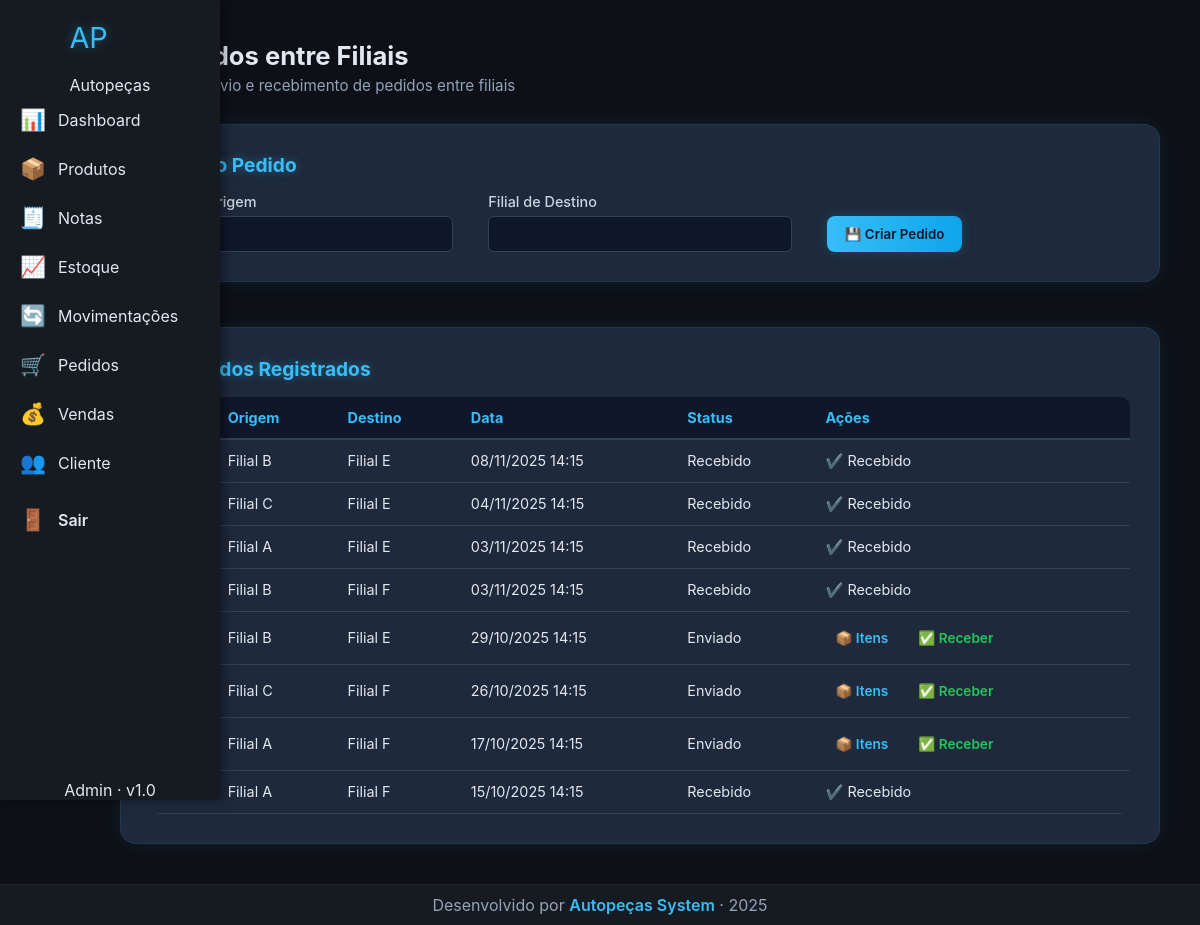
The app's page /pedidos (signed in) with its own data.
### models.py (models this page shows, shortened)
class Pedido(db.Model):
    id = db.Column(db.Integer, primary_key=True)
    origem = db.Column(db.String(50), nullable=False)
    destino = db.Column(db.String(50), nullable=False)
    data = db.Column(db.DateTime, default=datetime.utcnow)
    status = db.Column(
        db.String(20), default="Pendente"
    )  # Pendente / Enviado / Recebido
    itens = db.relationship("ItemPedido", backref="pedido", lazy=True)

### app.py (the view, shortened to what this page needs)
@app.route("/pedidos", methods=["GET", "POST"])
@login_required
def pedidos():
    lista = Pedido.query.order_by(Pedido.data.desc()).all()
    return render_template("pages/pedidos/pedidos.html", pedidos=lista)

### app.py (called while the page is built)
@app.context_processor
def inject_globals():
    return {
        "current_year": datetime.now().year,
        "user": session.get("user"),
    }

def login_required(f):
    @wraps(f)
    def decorated(*args, **kwargs):
        if "user" not in session:
            return redirect(url_for("login"))
        return f(*args, **kwargs)
    return decorated

### templates/pages/pedidos/pedidos.html (shortened to what this page needs)
{% extends 'base.html' %}
{% set css = 'forms.css' %}
{% block content %}
<section class="page-header">
  <h1>🚚 Pedidos entre Filiais</h1>
  <p class="muted">Gerencie o envio e recebimento de pedidos entre filiais</p>
</section>
<div class="grid-container">
  <div class="card">
    <h2>📝 Novo Pedido</h2>
    <form method="POST" class="form-grid">
      <div class="form-group">
        <label>Filial de Origem</label>
        <input type="text" name="origem" required>
      </div>
      <div class="form-group">
        <label>Filial de Destino</label>
        <input type="text" name="destino" required>
      </div>
      <div class="form-actions">
        <button type="submit" class="btn-primary">💾 Criar Pedido</button>
      </div>
    </form>
  </div>
  <div class="card">
    <h2>📋 Pedidos Registrados</h2>
    <table class="data-table">
      <thead>
        <tr>
          <th>ID</th>
          <th>Origem</th>
          <th>Destino</th>
          <th>Data</th>
          <th>Status</th>
          <th>Ações</th>
        </tr>
      </thead>
      <tbody>
        {% for p in pedidos %}
        <tr>
          <td>{{ p.id }}</td>
          <td>{{ p.origem }}</td>
          <td>{{ p.destino }}</td>
          <td>{{ p.data.strftime('%d/%m/%Y %H:%M') }}</td>
          <td>{{ p.status }}</td>
          <td>
            {% if p.status != 'Recebido' %}
            <a href="{{ url_for('itens_pedido', pedido_id=p.id) }}" class="btn-action edit">📦 Itens</a>
            <a href="{{ url_for('receber_pedido', id=p.id) }}" class="btn-action receber">✅ Receber</a>
            {% else %}
            ✔️ Recebido
            {% endif %}
          </td>
        </tr>
        {% endfor %}
      </tbody>
    </table>
  </div>
</div>
{% endblock %}

### static/css/style.css (style rules this page uses)
:root { --bg: #0d1117; --sidebar: #161b22; --card: #1e2632; --primary: #38bdf8; --text: #e2e8f0; --muted: #94a3b8; --glow: 0 0 10px rgba(56, 189, 248, 0.4); --radius: 12px; }
* { box-sizing: border-box; margin: 0; padding: 0; font-family: "Inter", sans-serif; }
body { background-color: var(--bg); color: var(--text); display: flex; flex-direction: column; min-height: 100vh; }
h2 { margin-bottom: 25px; font-size: 1.8rem; text-shadow: var(--glow); }

### static/css/forms.css (style rules this page uses)
.page-header { margin-bottom: 1.8rem; }
.page-header h1 { font-size: 1.6rem; color: #e2e8f0; margin-bottom: 0.3rem; }
.page-header .muted { color: #94a3b8; font-size: 0.95rem; }
.grid-container { display: flex; flex-direction: column; gap: 2.8rem; }
.card { background: #1e293b; padding: 1.8rem; border-radius: 16px; border: 1px solid rgba(56, 189, 248, 0.1); box-shadow: 0 0 18px rgba(56, 189, 248, 0.08); transition: transform 0.2s ease, box-shadow 0.3s ease; }
.card h2 { margin-bottom: 1rem; color: #38bdf8; font-size: 1.2rem; }
.form-grid { display: grid; grid-template-columns: repeat(auto-fit, minmax(240px, 1fr)); gap: 1.5rem 2.2rem; align-items: end; }
.form-group { display: flex; flex-direction: column; }
.form-group label { margin-bottom: 6px; color: #cbd5e1; font-size: 0.9rem; font-weight: 500; }
.form-group input, .form-group select { height: 36px; padding: 6px 10px; border-radius: 6px; border: 1px solid #334155; background: #0f172a; color: #e2e8f0; font-size: 0.9rem; transition: all 0.2s ease; }
.btn-primary { background: linear-gradient(90deg, #38bdf8, #0ea5e9); color: #0f172a; padding: 10px 18px; border: none; border-radius: 8px; font-weight: 600; cursor: pointer; transition: all 0.3s ease; box-shadow: 0 0 12px rgba(56, 189, 248, 0.2); margin-top: 8px; }
.data-table, .modern-table { width: 100%; border-collapse: collapse; color: #e2e8f0; font-size: 0.9rem; border-radius: 10px; overflow: hidden; }
.data-table th, .modern-table th { background: #0f172a; color: #38bdf8; text-align: left; padding: 12px 14px; border-bottom: 2px solid #334155; }
.data-table td, .modern-table td { padding: 12px 14px; border-bottom: 1px solid #334155; }
.btn-action { display: inline-block; padding: 6px 10px; border-radius: 6px; font-weight: 600; font-size: 0.85rem; text-decoration: none; transition: all 0.2s ease; margin-right: 6px; }
.btn-action.edit { color: #38bdf8; }
.btn-action.receber { color: #22c55e; }
td .btn-action { display: inline-flex; align-items: center; gap: 4px; }

### records on screen
Pedido: origem "Filial B", destino "Filial E", data "08/11/2025 14:15", status "Recebido", shows "✔️ Recebido"
Pedido: origem "Filial C", destino "Filial E", data "04/11/2025 14:15", status "Recebido", shows "✔️ Recebido"
Pedido: origem "Filial A", destino "Filial E", data "03/11/2025 14:15", status "Recebido", shows "✔️ Recebido"
Pedido: origem "Filial B", destino "Filial F", data "03/11/2025 14:15", status "Recebido", shows "✔️ Recebido"
Pedido: origem "Filial B", destino "Filial E", data "29/10/2025 14:15", status "Enviado"
Pedido: origem "Filial C", destino "Filial F", data "26/10/2025 14:15", status "Enviado"
Pedido: origem "Filial A", destino "Filial F", data "17/10/2025 14:15", status "Enviado"
Pedido: origem "Filial A", destino "Filial F", data "15/10/2025 14:15", status "Recebido", shows "✔️ Recebido"
